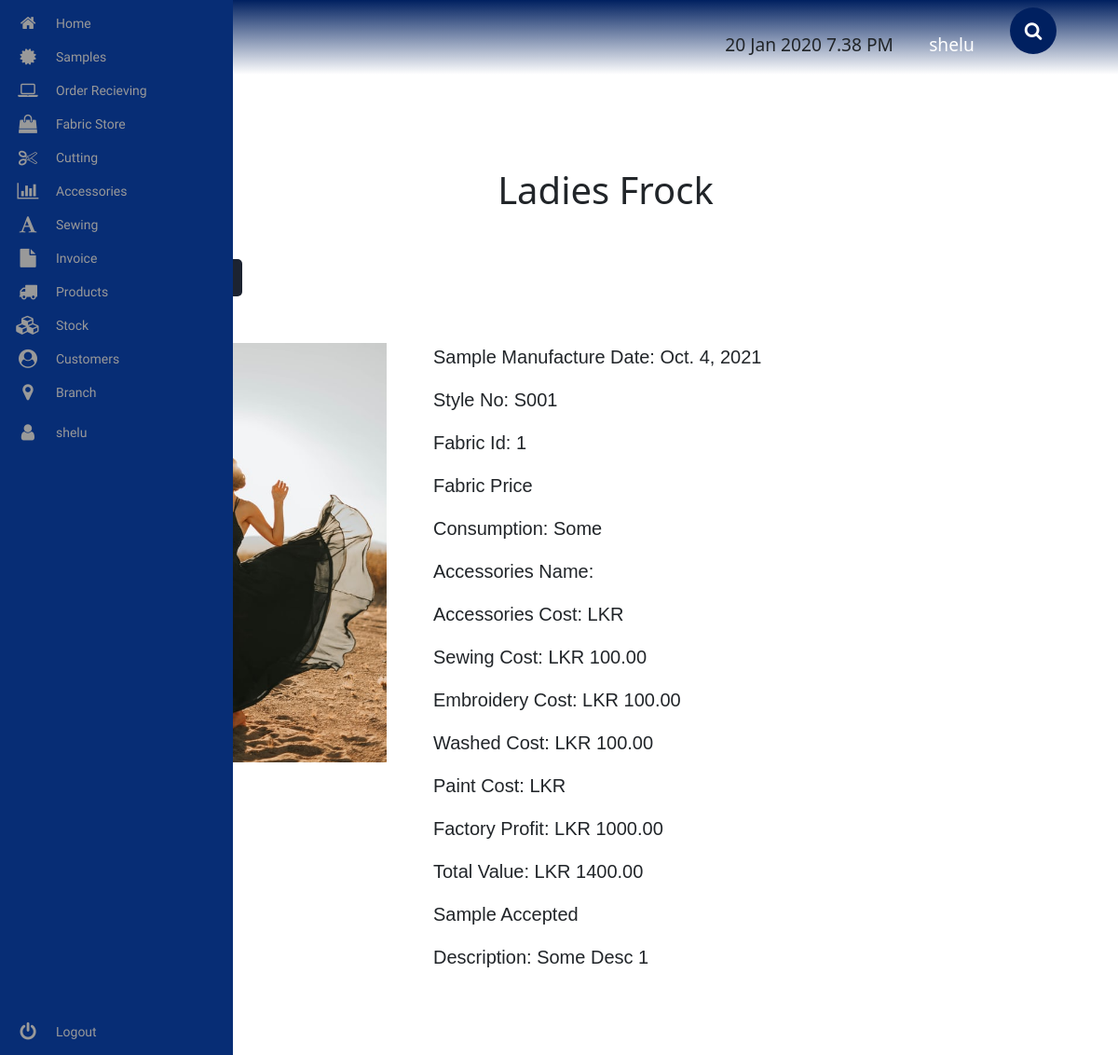
/sample/ladies-frock/1/ (signed in), run on the app's committed database.
### sample/models.py (models this page shows, shortened)
class LadiesFrock(models.Model):
    img = models.ImageField(upload_to='products/ladies/ladies-frock/img/')
    sample_manufactured_date = models.DateField()
    style_no = models.CharField(max_length=1000)
    fabric = models.ForeignKey(OrderOut, on_delete=models.SET_NULL, null=True, blank=True)
    consumption = models.CharField(max_length=1000)
    accessories = models.ForeignKey(AccSentOut, on_delete=models.SET_NULL, null=True, blank=True)
    sewing_cost = models.DecimalField(decimal_places=2, max_digits=100000)
    embroidery_cost = models.DecimalField(decimal_places=2, max_digits=100000)
    washed_cost = models.DecimalField(decimal_places=2, max_digits=100000)
    paint_cost = models.DecimalField(decimal_places=2, max_digits=100000)
    factory_profit = models.DecimalField(decimal_places=2, max_digits=100000)
    total_value = models.DecimalField(decimal_places=2, max_digits=100000)
    accepted = models.BooleanField(default=True)
    description = models.CharField(max_length=1000)

### sample/views.py (the view)
# urls.py: path('ladies-frock/<int:id>/', ladies_frock_view, name="ladies_frock_view"),
@login_required(login_url='.../users/login')
def ladies_frock_view(request, id):
    template_name = 'ladies/frock/ladies_frock.html'
    try:
        obj = LadiesFrock.objects.get(id=id)
    except LadiesFrock.DoesNotExist:
        raise Http404
    if request.method == 'POST':
        form = LadiesFrockForm(data=request.POST, instance=obj)
        if form.is_valid():
            form.save()
    else:
        form = LadiesFrockForm(instance=obj)
    context = {
        'form': form,
        'object': obj,
    }
    return render(request, template_name, context)

### fabric/models.py (called while the page is built)
	def __str__(self):
		return self.fabric_id

### sample/templates/ladies/frock/ladies_frock.html (shortened to what this page needs)
<!DOCTYPE html>
<html lang="en">
{% extends 'base.html' %}
{% load static %}
{% load crispy_forms_tags %}
    {% block extra_css %}
        <link rel="stylesheet" href="{% static 'sample/css/ladies/frock/ladies_frock.css' %}">
    {% endblock %}
    {% block content %}
        <div class="ladies__frock__container">
            <h1> Ladies Frock </h1>
            <div class="ladies__frock__btn">
                <button>
                    <a href="{% url 'sample:ladies_frock_print_view' object.id %}" target="_blank"> Print  </a>
                </button>
                <button onclick="FormDisplay()" id="edit-btn"> Edit </button>
            </div>
            <div class="ladies__frock__wrapper">
                <img src="{{ object.img.url }}" alt="img" class="ladies__frock__img">
                <div class="ladies__frock__details">
                    <p> Sample Manufacture Date: {{ object.sample_manufactured_date }} </p>
                    <p> Style No: {{ object.style_no }} </p>
                    <p> Fabric Id: {{ object.fabric_id }} </p>
                    <p> Fabric Price {{ object.fabric_price }} </p>
                    <p> Consumption: {{ object.consumption }} </p>
                    <p> Accessories Name: {{ object.acc_name }} </p>
                    <p> Accessories Cost: LKR {{ object.acc_cost }} </p>
                    <p> Sewing Cost: LKR {{ object.sewing_cost }} </p>
                    <p> Embroidery Cost: LKR {{ object.embroidery_cost}} </p>
                    <p> Washed Cost: LKR {{ object.washed_cost }} </p>
                    <p> Paint Cost: LKR {{ object.pain_cost}} </p>
                    <p> Factory Profit: LKR {{ object.factory_profit }} </p>
                    <p> Total Value: LKR {{ object.total_value }} </p>
                    <p> {% if object.accepted == True %}
                        Sample Accepted
                        {% else %}
                        Sample Rejected
                        {% endif %}
                    </p>
                    <p> Description: {{ object.description }} </p>
                </div>
            </div>
        </div>
    {% endblock %}

### pages/templates/top_navbar.html (shortened to what this page needs)
<!DOCTYPE html>
<html lang="en">
{% load static %}
<head>
    <link rel="stylesheet" href="https://maxcdn.bootstrapcdn.com/bootstrap/4.0.0/css/bootstrap.min.css">
    <link rel="stylesheet" href="{% static 'pages/css/top_navbar.css' %}">
</head>
<body>
  <nav class="navbar">
    <div class="navbar__container">
      <a href="#home" id="navbar__logo">SPARQ</a>
        <ul class="navbar__menu">
          <li class="navabr__item">
            20 Jan 2020 7.38 PM
          </li>
          {% if user.is_authenticated %}
          <li class="navabr__item">
            <a href="#" class="navbar__links" id="about-page" >
              {{ request.user.username }}
          </a>
          </li>
          {% endif %}
          <li class="navbar__item">
            <div class="search-box">
                <form method="post" action="{% url 'search-results' %}">
                    <button type="button" class="btn-search"><i class="fa fa-search"></i></button>
                    <label for="search-input"></label><input type="search" class="input-search" placeholder="Type to Search..." name="searched" id="search-input">
                </form>
            </div>
          </li>
        </ul>
    </div>
  </nav>
    <link href="http://ajax.googleapis.com/ajax/libs/jqueryui/1.8.16/themes/ui-lightness/jquery-ui.css" rel="stylesheet" type="text/css" />
</body>
</html>

### pages/templates/side_navbar.html (shortened to what this page needs)
<!DOCTYPE html>
<html lang="en">
{% load static %}
<head>
    <link rel="stylesheet" href="https://maxcdn.bootstrapcdn.com/bootstrap/4.0.0/css/bootstrap.min.css">
    <link rel="stylesheet" href="https://cdnjs.cloudflare.com/ajax/libs/font-awesome/4.7.0/css/font-awesome.css" />
    <link rel="stylesheet" href="https://cdn.jsdelivr.net/npm/bulma@0.8.2/css/bulma.min.css">
    <link href="https://cdn.jsdelivr.net/npm/bootstrap@5.0.2/dist/css/bootstrap.min.css" rel="stylesheet">
    <link rel="stylesheet" href="{% static 'pages/css/side_navbar.css' %}">
</head>
<body>
    <div class="area"></div><nav class="main-menu">
        <ul>
            <li>
                <a href="/">
                <i class="fa fa-home fa-2x nav-icon"></i>
                <span class="nav-text">
                    Home
                </span>
                </a>
            </li>
            <li class="has-subnav">
                <a href="{% url 'sample:sample_view' %}">
                    <i class="fa fa-certificate fa-2x"></i>
                    <span class="nav-text sample">
                        Samples
                    </span>
                    </a>
            </li>
            <li class="has-subnav">
                <a href="{% url 'orders:order_view' %}">
                    <i class="fa fa-laptop fa-2x"></i>
                    <span class="nav-text">
                        Order Recieving
                    </span>
                    </a>
            </li>
            <li class="has-subnav">
                <a href="{% url 'fabric:fabric_view' %}">
                    <i class="fa fa-shopping-bag fa-2x"></i>
                    <span class="nav-text">
                        Fabric Store
                    </span>
                    </a>
                </li>
                <li class="has-subnav">
                    <a href="{% url 'cutting:cutting_view' %}">
                       <i class="fa fa-cut fa-2x"></i>
                        <span class="nav-text">
                            Cutting
                        </span>
                    </a>
                </li>
                <li class="has-subnav">
                   <a href="{% url 'accessories:accessories_view' %}">
                        <i class="fa fa-bar-chart-o fa-2x"></i>
                        <span class="nav-text">
                            Accessories
                        </span>
                    </a>
                </li>
                <li class="has-subnav">
                    <a href="{% url 'sewing:sewing_view' %}">
                        <i class="fa fa-font fa-2x"></i>
                        <span class="nav-text">
                           Sewing
                        </span>
                    </a>
                </li>
                <li class="has-subnav">
                   <a href="{% url 'invoice:invoice_main_view' %}">
                        <i class="fa fa-file fa-2x"></i>
                        <span class="nav-text">
                            Invoice
                        </span>
                    </a>
                </li>
                <li class="has-subnav">
                   <a href="{% url 'products:products_main' %}">
                        <i class="fa fa-truck fa-2x"></i>
                        <span class="nav-text">
                            Products
                        </span>
                    </a>
                </li>
                <li class="has-subnav">
                   <a href="{% url 'stock:stock-main' %}">
                       <i class="fa fa-cubes fa-2x"></i>
                        <span class="nav-text">
                            Stock
                        </span>
                    </a>
                </li>
                <li class="has-subnav">
                   <a href="{% url 'customers:customers_main' %}">
                        <i class="fa fa-user-circle fa-2x"></i>
                        <span class="nav-text">
                            Customers
                        </span>
                    </a>
                </li>
                <li>
                    <a href="#">
                       <i class="fa fa-map-marker fa-2x"></i>
                        <span class="nav-text">
                            Branch
                        </span>
                    </a>
                </li>
            </ul>
            <li>
                    {% if user.is_authenticated %}
                    <a href="#">
                       <i class="fa fa-user fa-2x"></i>
                        <span class="nav-text">
                            {{request.user.username}}
                        </span>
                    </a>
                    {% endif %}
                </li>
            <ul class="logout">
                <li>
                   <a href="{% url 'users:user-logout' %}">
                         <i class="fa fa-power-off fa-2x"></i>
                        <span class="nav-text">
                            Logout
                        </span>
                    </a>
                </li>
            </ul>
        </nav>
</body>
</html>

### sample/static/sample/css/ladies/frock/ladies_frock.css (style rules this page uses)
.ladies__frock__container { margin: 100px 0 50px 100px; display: flex; flex-direction: column; justify-content: center; }
.ladies__frock__container h1 { text-align: center; margin-bottom: 50px; }
.ladies__frock__wrapper { display: flex; float: left; }
.ladies__frock__img { width: 30%; height: 450px; }
.ladies__frock__details { margin-left: 50px; width: 70%; }
.ladies__frock__details p { font-size: 20px; font-family: Helvetica; }
.ladies__frock__btn { display: flex; float: right; margin-bottom: 50px; }
.ladies__frock__btn button { outline: none; border: none; height: 40px; width: 60px; background: #1C2331; border-radius: 5px; color: #fff; margin-left: 20px; }
.ladies__frock__btn a { text-decoration: none; color: #fff; }

### pages/static/pages/css/top_navbar.css (style rules this page uses)
.navbar { background-color: #535c5f; background-image: linear-gradient(to top, #fff 0%, #002060 100%); height: 80px; display: flex; justify-content: center; align-items: center; font-size: 1.2rem; position: static; top: 0; z-index: 999; border: none; }
.navbar__container { display: flex; justify-content: space-between; height: 80px; z-index: 1; width: 100%; max-width: 1300px; margin: 0 auto; padding: 0 50px; }
#navbar__logo { background-color: #002060; background-size: 100%; -webkit-background-clip: text; -moz-background-clip: text; -webkit-text-fill-color: transparent; -moz-text-fill-color: transparent; display: flex; align-items: center; cursor: pointer; text-decoration: none; font-size: 2rem; }
.navbar__menu { display: flex; align-items: center; list-style: none; }
.navbar__item { height: 80px; }
.navbar__links { color: #fff; display: flex; align-items: center; justify-content: center; width: 125px; text-decoration: none; height: 100%; transition: all 0.3s ease; }
.search-box { width: fit-content; height: fit-content; position: relative; }
.input-search { height: 50px; width: 50px; border-style: none; padding: 10px; font-size: 18px; letter-spacing: 2px; outline: none; border-radius: 25px; transition: all .5s ease-in-out; background-color: #002060; padding-right: 40px; color:#fff; }
.input-search::placeholder { color:rgba(255,255,255,.5); font-size: 18px; letter-spacing: 2px; font-weight: 100; }
.btn-search { width: 50px; height: 50px; border-style: none; font-size: 20px; font-weight: bold; outline: none; cursor: pointer; border-radius: 50%; position: absolute; right: 0px; color:#ffffff ; background-color:transparent; pointer-events: painted; }

### pages/static/pages/css/side_navbar.css (style rules this page uses)
.fa-2x { font-size: 2em; }
.fa { position: relative; display: table-cell; width: 60px; height: 36px; text-align: center; vertical-align: middle; font-size:20px; }
.main-menu, .drop_btn { background:#072D75; position:fixed; top:0; bottom:0; height:100%; left:0; width:60px; overflow:hidden; -webkit-transition:width .05s linear; transition:width .05s linear; -webkit-transform:translateZ(0) scale(1,1); z-index:1000; color: #A3C100; }
.main-menu>ul { margin:7px 0; }
.main-menu li { position:relative; display:block; width:250px; }
.main-menu li>a { position:relative; display:table; border-collapse:collapse; border-spacing:0; color:#999; font-family: arial; font-size: 14px; text-decoration:none; -webkit-transform:translateZ(0) scale(1,1); -webkit-transition:all .1s linear; transition:all .1s linear; }
.main-menu .nav-icon { position:relative; display:table-cell; width:60px; height:36px; text-align:center; vertical-align:middle; font-size:18px; }
.main-menu .nav-text { position:relative; display:table-cell; vertical-align:middle; width:190px; font-family: 'Titillium Web', sans-serif; }
.main-menu>ul.logout { position:absolute; left:0; bottom:0; }
nav { -webkit-user-select:none; -moz-user-select:none; -ms-user-select:none; -o-user-select:none; user-select:none; }
nav ul,nav li { outline:0; margin:0; padding:0; }

### data on the page
LadiesFrock: img (picture), sample_manufactured_date "Oct. 4, 2021", style_no "S001", fabric_id "1", consumption "Some", sewing_cost "100.00", embroidery_cost "100.00", washed_cost "100.00", factory_profit "1000.00", total_value "1400.00", description "Some Desc 1"

### other printed values
{{ request.user.username }} "shelu"
